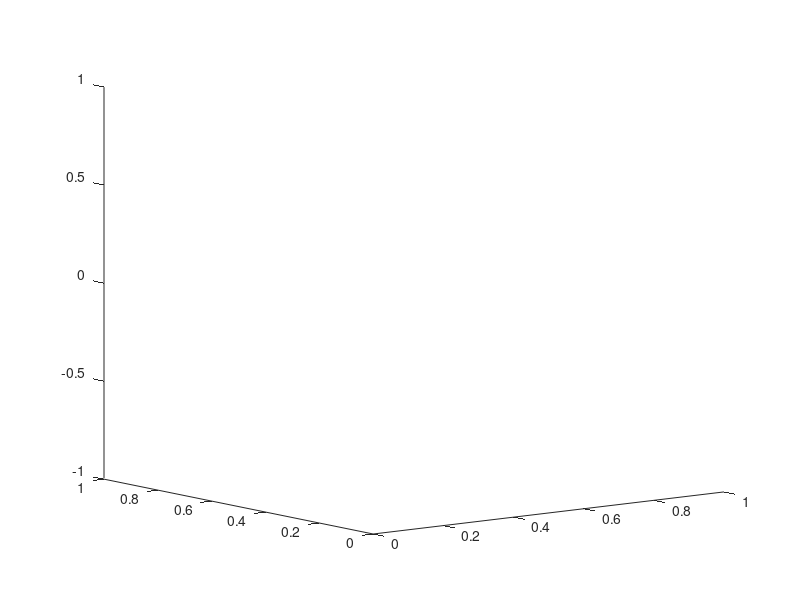

Recreate this plot in MATLAB. (Note: this script raises an error after producing the figure.)
%function [ ] = TF1_sinsqrt_plot()

% /*M-FILE SCRIPT TF1_sinsqrt_plot MMM SGALAB */ %
% /*==================================================================================================
%  Simple Genetic Algorithm Laboratory Toolbox for Matlab 7.x
%
%  Copyright 2009 The SxLAB Family - Yi Chen - leo.chen.yi@gmail.com
% ====================================================================================================
% File description: to plot TF1_sinsqrt_plot
%
% Appendix comments:
%
% Usage:
%
%===================================================================================================
%  See Also:          TF1_sinsqrt_plot
%
%===================================================================================================
%
%
%===================================================================================================
%Revision -
%Date        Name    Description of Change email                  Location
%28-Oct-2009 Chen Yi Initial version       leo.chen.yi@gmail.com  Glasgow
%HISTORY$
%==================================================================================================*/

% TF1_sinsqrt_plot Begin

%%%%%%%%%%%% Step 1 - clear screen
tic
close('all');
clc
%%%%%%%%%%%% Step 2 - set initial values


plot_font_size = 14;
plot_linewidth = 2;

step = 0.2;
% generation = 1;


figure

AZ = -37.5;
EL = 10;
view(AZ,EL);
shading flat;
colorbar('vert');

xlabel('x','fontsize',plot_font_size);
ylabel('y','fontsize',plot_font_size);
zlabel('z','fontsize',plot_font_size);

hold on
grid on

% for ind = 1 : 1 : generation

% limit_values = randint(1,1,[1,30]);

limit_values = 50;

XMIN = -limit_values; XMAX = limit_values;
YMIN = -limit_values; YMAX = limit_values;

x = XMIN : step : XMAX ;
y = YMIN : step : YMAX ;

%%%%%%%%%%%% Step 3 - data generation

[ XX , YY ] = meshgrid( x , y );

ZZ = TF1_sinsqrt( XX , YY );

%%%% this line is to plot 3D data
%     plot3(XX, YY, ZZ,'.','MarkerSize',18, 'EraseMode' , 'xor');
meshc( XX , YY , ZZ);
set(gca,'fontsize',plot_font_size) ;
xlabel('x','fontsize',plot_font_size);
ylabel('x','fontsize',plot_font_size);
zlabel('f','fontsize',plot_font_size);
axis tight
%     pause(0.01);

% end

%%%%%%%%%%%% Step 4 - data plot


saveas(gcf,'TF1_sinsqrt','jpg');
saveas(gcf,'TF1_sinsqrt','eps');
saveas(gcf,'TF1_sinsqrt','pdf');
saveas(gcf,'TF1_sinsqrt','fig');

% plot3(0, 10, 10,'.','MarkerSize',18)
clear all

toc
% TF1_sinsqrt_plot End